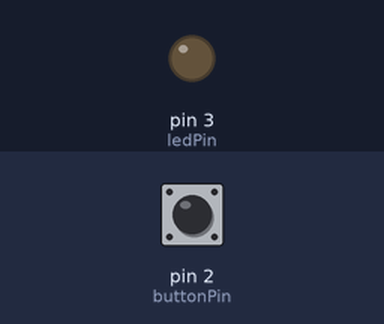
Simulated run of this sketch. Board: Arduino Uno, built with avr-gcc and run on an emulated ATmega328P. On the bench: output pins drawn as LEDs (lit = HIGH). The test bench sets the inputs (shaded band); at power-on: pin 2 (buttonPin) LOW.

Above: at 1.2 s.
1.3 s: pin 2 (buttonPin) pulled HIGH for 0.15 s
At 1.37 s:
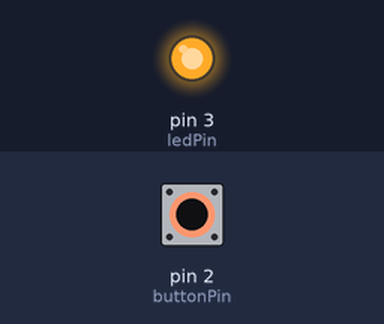
2.9 s: pin 2 (buttonPin) pulled HIGH for 3.2 s
At 6.8 s:
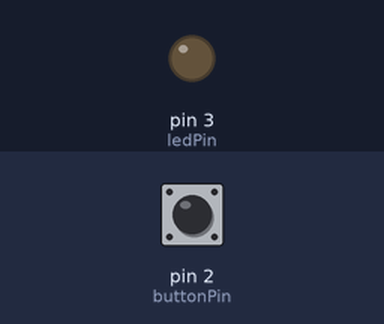
Timing chart, 0 to 8.3 s (numbered marks = the images above; inputs shaded):
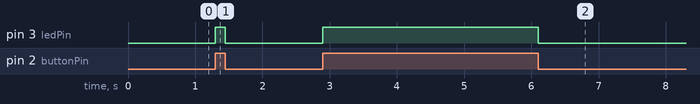

The sketch:

02-30-GroveControlTheLedWithButton.ino
```cpp
/*  Arduino for Beginners with Grove
 *
 * This code is part of a course from Tech Explorations.
 * For information about this course, please see
 *
 * https://techexplorations.com/so/grove/
 *
 * For information on hardware components and the wiring needed to
 * run this sketch, please see the relevant lecture in the course.
 *
 *
 *  Created by Peter Dalmaris
 *
 */


int ledPin    = 3;      // select the pin for the LED
int buttonPin = 2;      // Set the pin for the button.

void setup() {
  pinMode(ledPin, OUTPUT);  // declare the ledPin as an OUTPUT
  pinMode(buttonPin, INPUT); // declare the buttonPin as an INPUT
  Serial.begin(9600);
}

void loop() {
  int buttonValue = digitalRead(buttonPin);

  if (buttonValue == HIGH)        // If the button is pressed, its value is HIGH
  {
    control_led(buttonValue);
    //digitalWrite(ledPin, buttonValue);  // Turn the LED on
  }
  else
  {
    control_led(buttonValue);
    //digitalWrite(ledPin, buttonValue);  // Turn the LED off
  }
}

void control_led(int state)
{
  digitalWrite(ledPin, state);
}
```

Measured:
- after the input at 1.3 s, pin 3 (ledPin): LOW → HIGH at once, → LOW 0.15 s later
- after the input at 2.9 s, pin 3 (ledPin): LOW → HIGH at once, → LOW 3.2 s later
